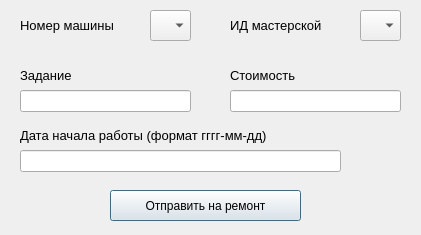
<?xml version="1.0" encoding="UTF-8"?>
<ui version="4.0">
 <class>Dialog</class>
 <widget class="QDialog" name="Dialog">
  <property name="geometry">
   <rect>
    <x>0</x>
    <y>0</y>
    <width>421</width>
    <height>235</height>
   </rect>
  </property>
  <property name="windowTitle">
   <string>Ремонт</string>
  </property>
  <widget class="QLabel" name="label">
   <property name="geometry">
    <rect>
     <x>20</x>
     <y>10</y>
     <width>121</width>
     <height>31</height>
    </rect>
   </property>
   <property name="font">
    <font>
     <pointsize>10</pointsize>
    </font>
   </property>
   <property name="text">
    <string>Номер машины</string>
   </property>
  </widget>
  <widget class="QLabel" name="label_2">
   <property name="geometry">
    <rect>
     <x>230</x>
     <y>10</y>
     <width>121</width>
     <height>31</height>
    </rect>
   </property>
   <property name="font">
    <font>
     <pointsize>10</pointsize>
    </font>
   </property>
   <property name="text">
    <string>ИД мастерской</string>
   </property>
  </widget>
  <widget class="QComboBox" name="car_box">
   <property name="geometry">
    <rect>
     <x>150</x>
     <y>10</y>
     <width>41</width>
     <height>31</height>
    </rect>
   </property>
  </widget>
  <widget class="QComboBox" name="workshop_box">
   <property name="geometry">
    <rect>
     <x>360</x>
     <y>10</y>
     <width>41</width>
     <height>31</height>
    </rect>
   </property>
  </widget>
  <widget class="QLabel" name="label_3">
   <property name="geometry">
    <rect>
     <x>20</x>
     <y>60</y>
     <width>121</width>
     <height>31</height>
    </rect>
   </property>
   <property name="font">
    <font>
     <pointsize>10</pointsize>
    </font>
   </property>
   <property name="text">
    <string>Задание</string>
   </property>
  </widget>
  <widget class="QLabel" name="label_4">
   <property name="geometry">
    <rect>
     <x>230</x>
     <y>60</y>
     <width>121</width>
     <height>31</height>
    </rect>
   </property>
   <property name="font">
    <font>
     <pointsize>10</pointsize>
    </font>
   </property>
   <property name="text">
    <string>Стоимость</string>
   </property>
  </widget>
  <widget class="QLabel" name="label_5">
   <property name="geometry">
    <rect>
     <x>20</x>
     <y>120</y>
     <width>321</width>
     <height>31</height>
    </rect>
   </property>
   <property name="font">
    <font>
     <pointsize>10</pointsize>
    </font>
   </property>
   <property name="text">
    <string>Дата начала работы (формат гггг-мм-дд)</string>
   </property>
  </widget>
  <widget class="QLineEdit" name="desc_line">
   <property name="geometry">
    <rect>
     <x>20</x>
     <y>90</y>
     <width>171</width>
     <height>22</height>
    </rect>
   </property>
  </widget>
  <widget class="QLineEdit" name="cost_line">
   <property name="geometry">
    <rect>
     <x>230</x>
     <y>90</y>
     <width>171</width>
     <height>22</height>
    </rect>
   </property>
  </widget>
  <widget class="QLineEdit" name="date_line">
   <property name="geometry">
    <rect>
     <x>20</x>
     <y>150</y>
     <width>321</width>
     <height>22</height>
    </rect>
   </property>
  </widget>
  <widget class="QPushButton" name="add_btn">
   <property name="geometry">
    <rect>
     <x>110</x>
     <y>190</y>
     <width>191</width>
     <height>31</height>
    </rect>
   </property>
   <property name="text">
    <string>Отправить на ремонт</string>
   </property>
  </widget>
 </widget>
 <resources/>
 <connections/>
</ui>
